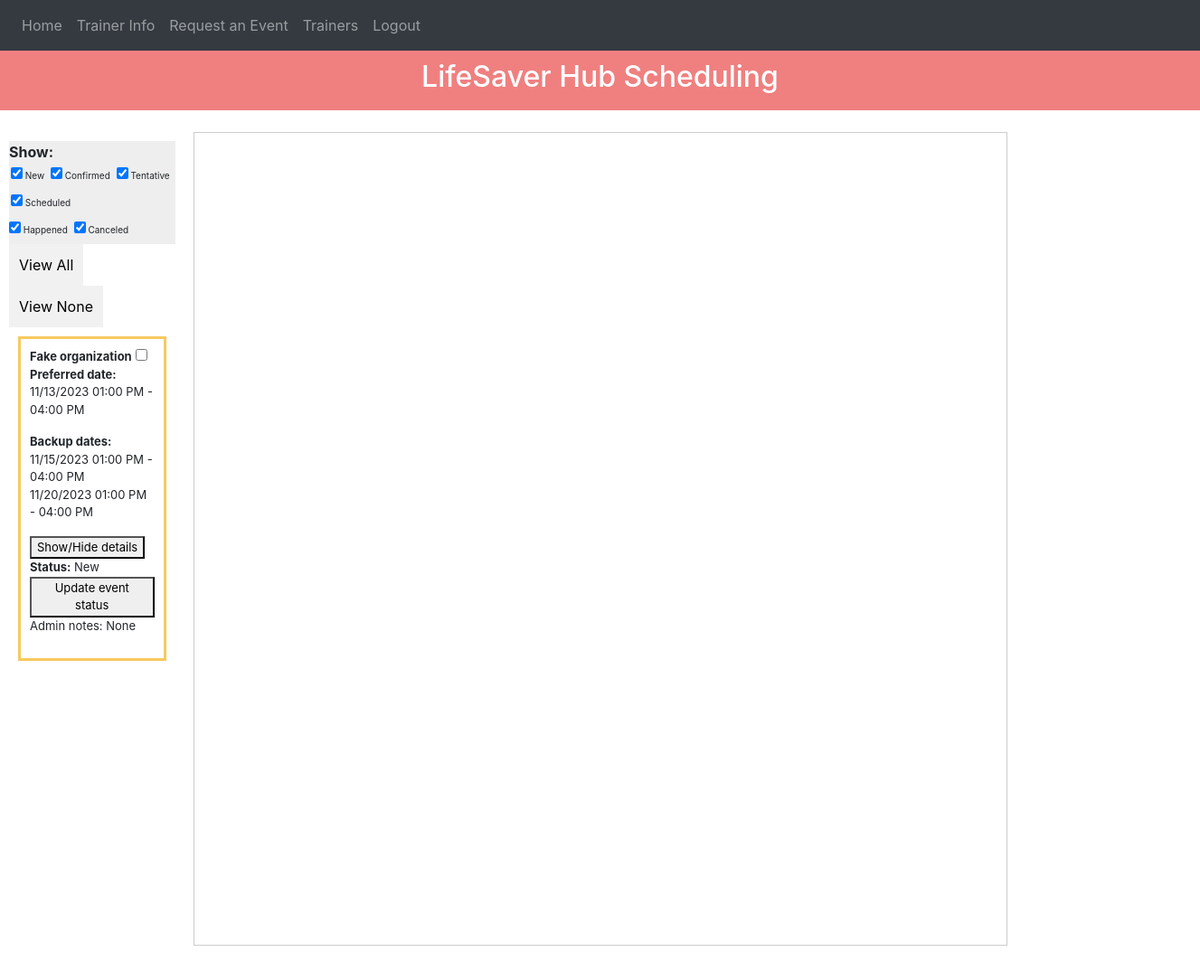
Page / (signed in) on the earlier database version.
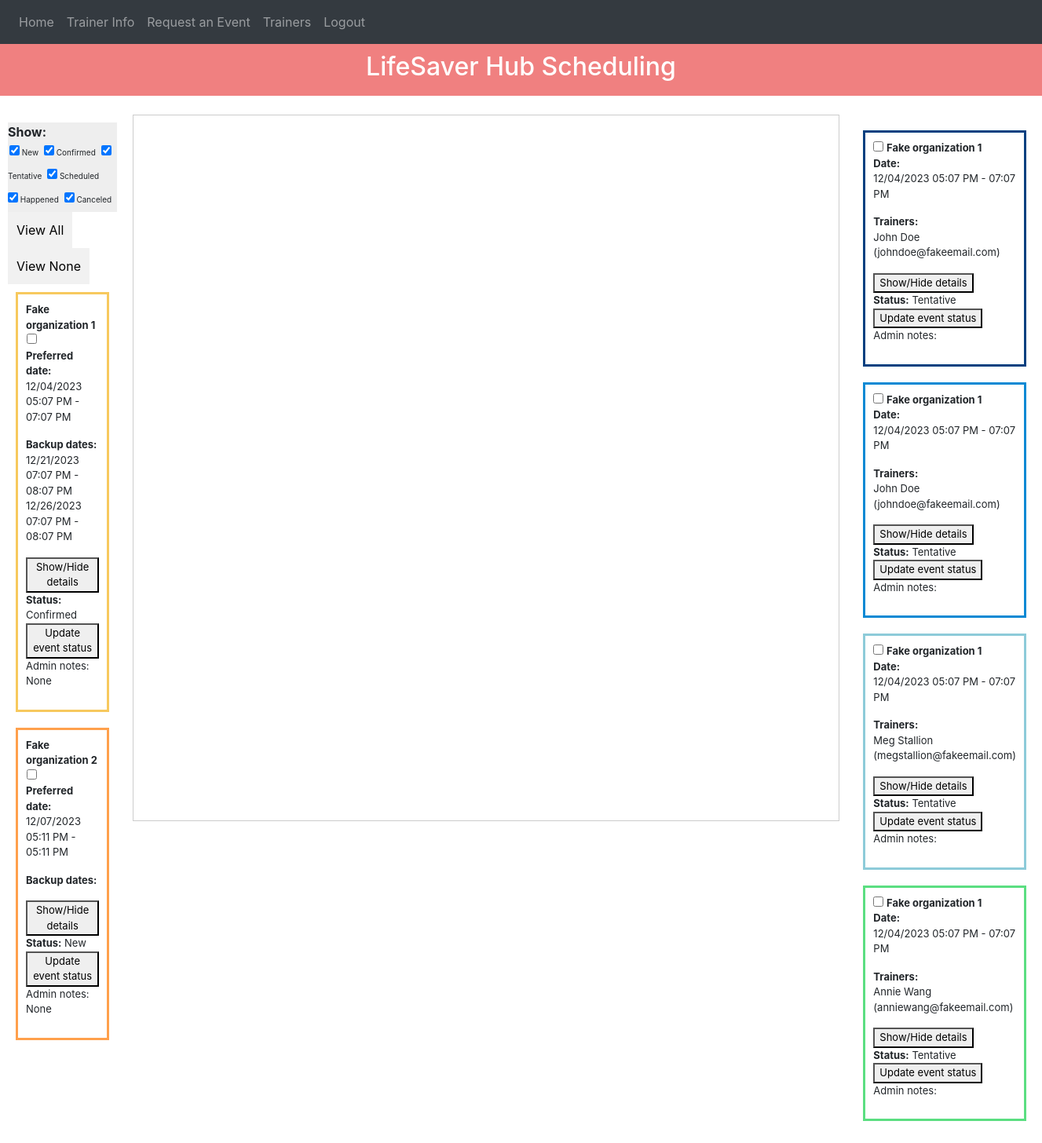
Same page on the later database version.
### website/models.py (models this page shows)
class Event(db.Model):
    id = db.Column(db.Integer, primary_key=True)
    name = db.Column(db.String(50))
    email = db.Column(db.String(50))
    phone = db.Column(db.String(16))
    title = db.Column(db.String(50))
    training_types = db.Column(db.String(500))
    preferred_date = db.relationship('EventDate', secondary=preferred_event_date_association)
    backup_dates = db.relationship('EventDate', secondary=event_date_association)
    mission = db.Column(db.String(500))
    learners = db.Column(db.String(500))
    place = db.Column(db.String(500))
    chairs_tables = db.Column(db.String(300))
    cultural = db.Column(db.String(500))
    content_concerns = db.Column(db.String(500))
    music = db.Column(db.String(300))
    photos = db.Column(db.String(200))
    other_info = db.Column(db.String(1500))
    status = db.Column(db.String(100))
    admin_notes = db.Column(db.String(500))

class EventDate(db.Model):
    id = db.Column(db.Integer, primary_key=True)
    start_date = db.Column(db.DateTime(timezone=True))
    end_date = db.Column(db.DateTime(timezone=True))
    formatted_start_date = db.Column(db.String(100))
    formatted_end_time = db.Column(db.String(100))
    iso_formatted_start_date = db.Column(db.String(100))
    iso_formatted_end_date = db.Column(db.String(100))

class Assignment(db.Model):
    id = db.Column(db.Integer, primary_key=True)
    start_date = db.Column(db.DateTime(timezone=True))
    end_date = db.Column(db.DateTime(timezone=True))
    formatted_start_date = db.Column(db.String(100))
    formatted_end_time = db.Column(db.String(100))
    iso_formatted_start_date = db.Column(db.String(100))
    iso_formatted_end_date = db.Column(db.String(100))
    event_request = db.relationship('Event', secondary=assignment_event_association)
    trainer = db.relationship('Trainer',secondary=assignment_trainer_association,back_populates='events')
    trainer_role = db.Column(db.String(50))
    status = db.Column(db.String(100))

class Trainer(db.Model):
    id = db.Column(db.Integer, primary_key=True)
    name = db.Column(db.String(50))
    nickname = db.Column(db.String(50))
    date_of_birth = db.Column(db.Date)
    pronouns = db.Column(db.String(50))
    race_ethnicity = db.Column(db.String(100))
    how_did_you_hear = db.Column(db.String(200))
    phone = db.Column(db.String(16))
    text_or_call = db.Column(db.String(16))
    email = db.Column(db.String(50))
    education = db.Column(db.String(100))
    lifesaver_skills = db.Column(db.String(500))
    relevant_exp = db.Column(db.String(500))
    heartsaver_interest = db.Column(db.String(4))
    gen_avail = db.Column(db.String(500))
    hrs_per_month = db.Column(db.Integer)
    languages = db.Column(db.String(50))
    other_info = db.Column(db.String(1500))
    documents = db.Column(db.String(256))
    status = db.Column(db.String(100))
    events = db.relationship('Assignment', secondary=assignment_trainer_association)
    admin_notes = db.Column(db.String(1500))

### website/views.py (the view)
@views.route('/', methods=['GET', 'POST'])
@login_required
def home():
    events = Event.query.all()
    for event in events:
        if event.backup_dates:
            event.backup_dates.sort(key=lambda date: date.start_date)
    trainers = Trainer.query.all()
    assignments = Assignment.query.options(joinedload(Assignment.event_request)).all()
    '''
    for trainer in trainers:
        if trainer.gen_avail:
            trainer.gen_avail.sort(key=lambda date: date.start_date)
    '''
    trainers_data = [{'id': trainer.id, 'name': trainer.name, 'gen_avail': trainer.gen_avail} for trainer in trainers]
    return render_template("home.html", user=current_user, events=events, trainers = trainers, assignments=assignments,trainers_data=trainers_data,event_colors = event_colors,trainer_colors=trainer_colors)

### website/__init__.py (called while the page is built)
def create_app():
    app = Flask(__name__)
    app.config['SECRET_KEY'] = 'hjshjhdjah kjshkjdhjs'
    app.config['SQLALCHEMY_DATABASE_URI'] = f'sqlite:///{DB_NAME}'
    path = os.getcwd()
    UPLOAD_FOLDER = os.path.join(path, 'doc_uploads')
    if not os.path.isdir(UPLOAD_FOLDER):
        os.mkdir(UPLOAD_FOLDER)
    app.config['UPLOAD_FOLDER'] = UPLOAD_FOLDER
    db.init_app(app)
    from .views import views
    from .auth import auth
    app.register_blueprint(views, url_prefix='/')
    app.register_blueprint(auth, url_prefix='/')
    from .models import User
    with app.app_context():
        db.create_all()
    login_manager = LoginManager()
    login_manager.login_view = 'auth.login'
    login_manager.init_app(app)
    @login_manager.user_loader
    def load_user(id):
        return User.query.get(int(id))
    return app

### website/templates/home.html (shortened to what this page needs)
{% extends "base.html" %} {% block title %}Home{% endblock %} {% block content
%}
<div class="page-title">
  <h2>LifeSaver Hub Scheduling</h2>
</div>
<div class="schedule_container">
  <div class="box">
    <ul class="filterSection">
      <strong>Show:</strong>
      <li>
          <input checked="true" type="checkbox" value="New"/>
          <label>New</label>
      </li>
      <li>
          <input checked="true" type="checkbox" value="Confirmed"/>
          <label>Confirmed</label>
      </li>
      <li>
          <input checked="true" type="checkbox" value="Tentative"/>
          <label>Tentative</label>
      </li>
      <li>
        <input checked="true" type="checkbox" value="Scheduled"/>
        <label>Scheduled</label>
      </li>
      <li>
        <input checked="true" type="checkbox" value="Happened"/>
        <label>Happened</label>
      </li>
      <li>
        <input checked="true" type="checkbox" value="Canceled"/>
        <label>Canceled</label>
      </li>
  </ul>
  <div id="checkAll-uncheckAll">
    <input type= "button" onclick= 'check()' value= "View All"/>
    <input type= "button" onclick= 'unCheck()' value= "View None"/>
  </div>
    <ul class="list-group list-group-flush" id="itemsToFilter">
      {% for event in events %}
      <li
        id="event_{{event.id}}"
        class="list-group-item"
        data-type="{{event.status}}"
        style="border-color: {{ event_colors[(event.id - 1) % event_colors|length][0] }}; border-width: 3px;"
      >
        <strong>{{event.title}}</strong>
        <input
          type="checkbox"
          class="event-checkbox"
          event-id = "{{ event.id }}"
          value = "{{event.status}}"
        >
        <p><strong>Preferred date: </strong></br>{% for preferred_date in event.preferred_date %} {{preferred_date.formatted_start_date}} - {{preferred_date.formatted_end_time}}{% endfor %}</p>
        <p><strong>Backup dates: </strong></br>{% for date in event.backup_dates %} {{date.formatted_start_date}} - {{date.formatted_end_time}}</br>
          {% endfor %}</p>
        <div class="event-details">
          <button name="details_{{event.id}}"class="show-event-details" onClick="showOrHideDropdown(this.name,'event')">Show/Hide details</button>
        </div>
    <div class="update-status"><strong>Status:</strong> {{event.status}}</div>
        <button id="{{event.id}}"class="update-event-option" onClick="showOrHideDropdown(this.id,'update_div')">Update event status</button>
        <p>Admin notes: {{event.admin_notes}}</p>
      </li>
      {% endfor %}
    </ul>
  </div>
  <div id="calendar">
  </div>
  <div class="box">
    <ul class="list-group list-group-flush" id="itemsToFilter">
      {% for assignment in assignments %}
      <li
        id="assignment_{{assignment.id}}"
        class="list-group-item"
        data-type="{{assignment.status}}"
        style="border-color: {{ trainer_colors[(assignment.id - 1) % trainer_colors|length][0] }}; border-width: 3px;"
      >
        <input
          type="checkbox"
          class="assignment-checkbox"
          assignment-id = "{{ assignment.id }}"
          value = "{{assignment.status}}"
        >
        <strong>{{assignment.event_request[0].title}}</strong>
        <p><strong>Date: </strong></br>{{assignment.formatted_start_date}} - {{assignment.formatted_end_time}}</p>
        <p><strong>Trainers: </strong></br>{% for trainer in assignment.trainer %} {{trainer.nickname}} ({{trainer.email}})</br>{% endfor %}</p>
        <div class="assignment-details">
          <button name="detail_{{assignment.id}}"class="show-event-details" onClick="showOrHideDropdown(this.name,'assignment')">Show/Hide details</button>
        </div>
    <div class="update-status"><strong>Status:</strong> {{assignment.status}}</div>
        <button name="{{assignment.id}}"class="update-assignment-option" onClick="showOrHideDropdown(this.name,'update_div')">Update event status</button>
        <p>Admin notes: {{assignment.event_request.admin_notes}}</p>
      </li>
      {% endfor %}
    </ul>
  </div>
</div>
<div>
  <br />
  <br />
</div>
{% endblock %}

Differences in the rows shown:
changed Event: title "Fake organization" → "Fake organization 1"; status "New" → "Confirmed"
changed EventDate (number 1 of 4 on the later page): formatted_start_date "11/13/2023 01:00 PM" → "12/04/2023 05:07 PM"; formatted_end_time "04:00 PM" → "07:07 PM"
changed EventDate (number 2 of 4 on the later page): formatted_start_date "11/20/2023 01:00 PM" → "12/21/2023 07:07 PM"; formatted_end_time "04:00 PM" → "08:07 PM"; moves up the list
changed EventDate (number 3 of 4 on the later page): formatted_start_date "11/15/2023 01:00 PM" → "12/26/2023 07:07 PM"; formatted_end_time "04:00 PM" → "08:07 PM"
added Event: title "Fake organization 2", status "New", admin_notes "None"
added EventDate: formatted_start_date "12/07/2023 05:11 PM", formatted_end_time "05:11 PM", shown under "Fake organization 2"
added Assignment: title "Fake organization 1", formatted_start_date "12/04/2023 05:07 PM", formatted_end_time "07:07 PM", status "Tentative"
now on this page (row edited): Trainer: nickname "John Doe", email "johndoe@fakeemail.com"
added Assignment: title "Fake organization 1", formatted_start_date "12/04/2023 05:07 PM", formatted_end_time "07:07 PM", status "Tentative"
added Assignment: title "Fake organization 1", formatted_start_date "12/04/2023 05:07 PM", formatted_end_time "07:07 PM", status "Tentative"
added Trainer: nickname "Meg Stallion", email "megstallion@fakeemail.com", shown under "Fake organization 1"
added Assignment: title "Fake organization 1", formatted_start_date "12/04/2023 05:07 PM", formatted_end_time "07:07 PM", status "Tentative"
added Trainer: nickname "Annie Wang", email "anniewang@fakeemail.com", shown under "Fake organization 1"
